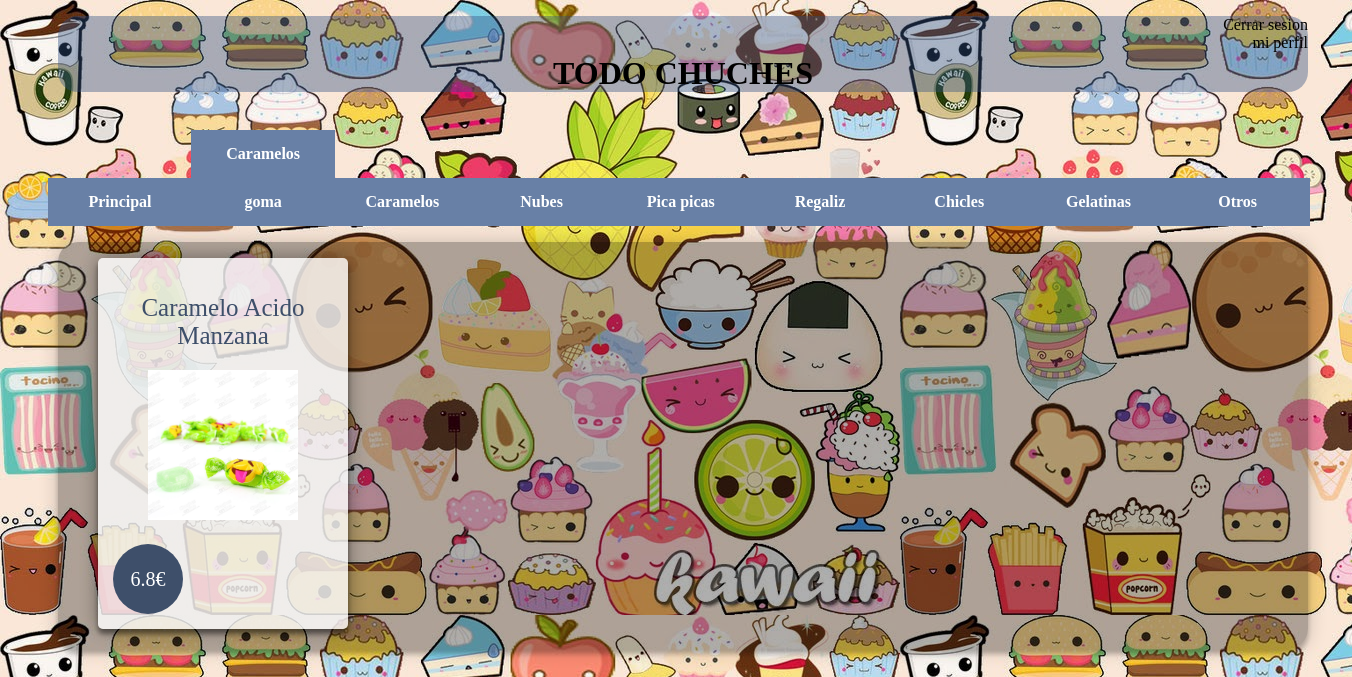
Page /tienda_chuches/cliente/categorias/categoria1.php?idcat=2 (signed in) on the earlier database version.
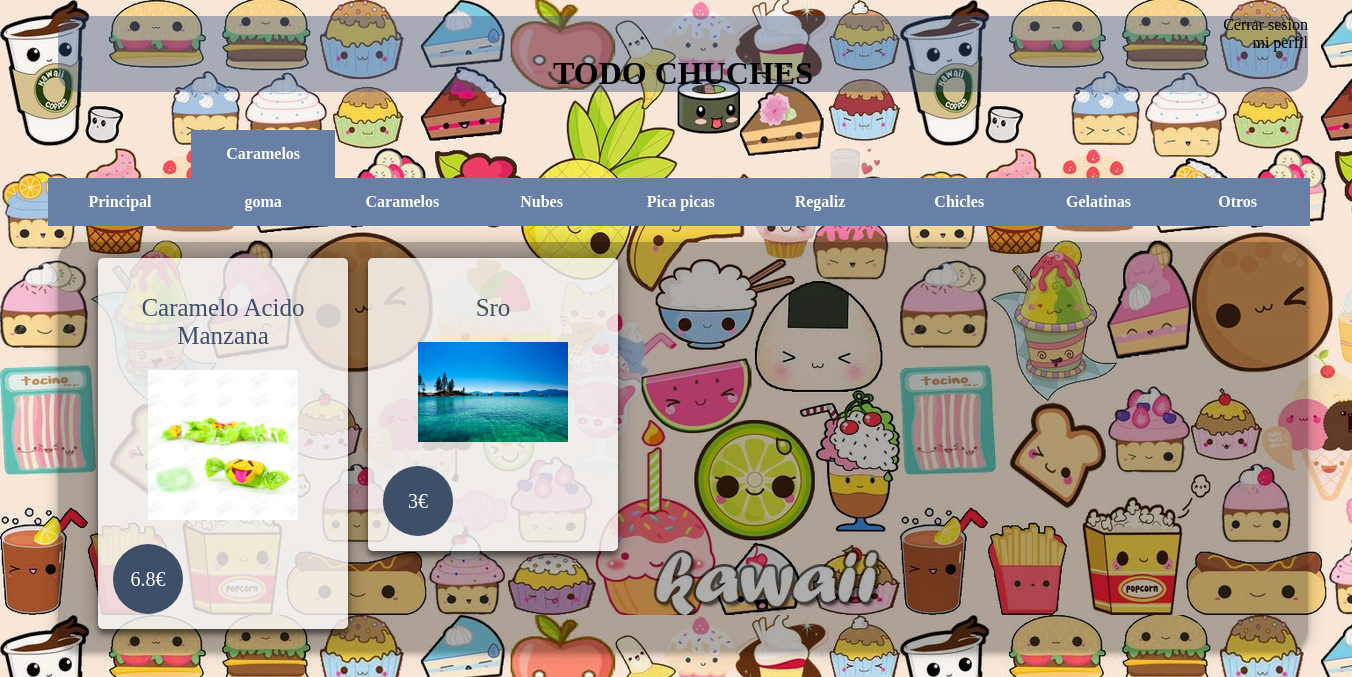
Same page on the later database version.
### tables this page shows
CREATE TABLE `categoria` (
  `id_categoria` int(10) NOT NULL,
  `nombre_cat` varchar(50) NOT NULL
);

CREATE TABLE `chuches` (
  `id_chuche` int(10) NOT NULL,
  `id_categoria` int(10) NOT NULL,
  `nombre_chu` varchar(50) NOT NULL,
  `descripcion` varchar(500) DEFAULT NULL,
  `img_chu` varchar(150) DEFAULT NULL,
  `precio` double NOT NULL
);

### tienda_chuches/cliente/menu.php (the view, shortened to what this page needs)
<!DOCTYPE html>
<html lang="">
<head>
</head>
<body>
<?php
if (isset($_SESSION["user"])) {
$connection = new mysqli("localhost", "root", "3546", "tienda_chuches");
?>
<div id="cuerpo">
<p><a id="salir" href='../../salir.php' >Cerrar sesion</a></p>
<?php
echo"<br><a id='perfil' href='perfil.php'>mi perfil</a>";
?>
<h1>TODO CHUCHES</h1>
</div>
  <nav class="princ">
  <ul id="first_level">
    <li class="menup"><a href="principal.php" data-title='Principal'>Principal</a></li>
<?php
$consulta= "SELECT * FROM categoria";
if ($result = $connection->query($consulta)) {
      while($obj = $result->fetch_object()) {
        echo "<li class='menu'><a href='categoria1.php?idcat=$obj->id_categoria' data-title='$obj->nombre_cat'>".$obj->nombre_cat."</a></li>";
        }
      ?>
    </ul>
    </nav>
  <?php
}
} else {
  session_destroy();
  header("Location: ../login.php");
}
?>
</body>
</html>

### tienda_chuches/cliente/categorias/categoria1.php (shortened to what this page needs)
<!DOCTYPE html>
<html lang="">
<head>
  <link rel="stylesheet" type="text/css" href="../menu.css">
  <link rel="stylesheet" type="text/css" href="categoria.css">
</head>
<body>
<?php
  if (isset($_SESSION["user"])) {
    include_once("../menu.php");
    $connection = new mysqli("localhost", "root", "3546", "tienda_chuches");
    $consulta="SELECT * from chuches inner join
     categoria on categoria.id_categoria=chuches.id_categoria where categoria.id_categoria=".$_GET['idcat'];
    if ($result = $connection->query($consulta)) {
    }else {
          echo "Error: ". $sql ."<br>". mysqli_error($connection);
    }
    echo" <div class='login1'>
      <div id='login2'>";
          while($obj = $result->fetch_object()) {
            echo "<ul class='plans'><a href='descripcion.php?id=$obj->id_chuche'>";
            echo"<li class='plan'>";
            echo"<ul class='planContainer'>";
            echo "<li class='title'><h2>".ucwords(strtolower($obj->nombre_chu))."</h2></li>";
            echo '<li><img src="'.$obj->img_chu.'"/></li>';
            echo "<li class='price'><p>".$obj->precio."€ </p></li>";
            echo"</ul>";
            echo"</li>";
            echo"</a></ul>";
  }
  echo" </div>";
    echo" </div>";
  } else {
    session_destroy();
    header("Location: ../../login.php");
  }
 ?>
</body>
</html>

Differences in the rows shown:
added chuches: nombre_chu "Sro", img_chu (picture), precio "3"
